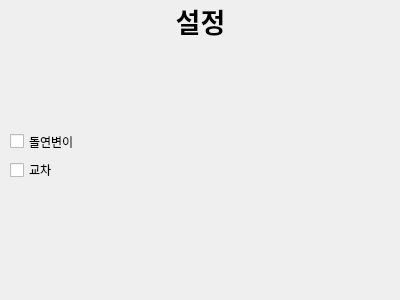
<?xml version="1.0" encoding="UTF-8"?>
<ui version="4.0">
 <class>Dialog</class>
 <widget class="QDialog" name="Dialog">
  <property name="geometry">
   <rect>
    <x>0</x>
    <y>0</y>
    <width>400</width>
    <height>300</height>
   </rect>
  </property>
  <property name="windowTitle">
   <string>Dialog</string>
  </property>
  <widget class="QWidget" name="verticalLayoutWidget">
   <property name="geometry">
    <rect>
     <x>10</x>
     <y>130</y>
     <width>161</width>
     <height>51</height>
    </rect>
   </property>
   <layout class="QVBoxLayout" name="verticalLayout">
    <item>
     <widget class="QCheckBox" name="morph">
      <property name="text">
       <string>돌연변이</string>
      </property>
     </widget>
    </item>
    <item>
     <widget class="QCheckBox" name="checkBox">
      <property name="text">
       <string>교차</string>
      </property>
     </widget>
    </item>
   </layout>
  </widget>
  <widget class="QLabel" name="title">
   <property name="geometry">
    <rect>
     <x>-10</x>
     <y>-30</y>
     <width>421</width>
     <height>101</height>
    </rect>
   </property>
   <property name="font">
    <font>
     <family>Noto Sans CJK KR Black</family>
     <pointsize>20</pointsize>
     <weight>75</weight>
     <bold>true</bold>
    </font>
   </property>
   <property name="cursor">
    <cursorShape>ArrowCursor</cursorShape>
   </property>
   <property name="text">
    <string>설정</string>
   </property>
   <property name="alignment">
    <set>Qt::AlignCenter</set>
   </property>
  </widget>
 </widget>
 <resources/>
 <connections/>
</ui>
